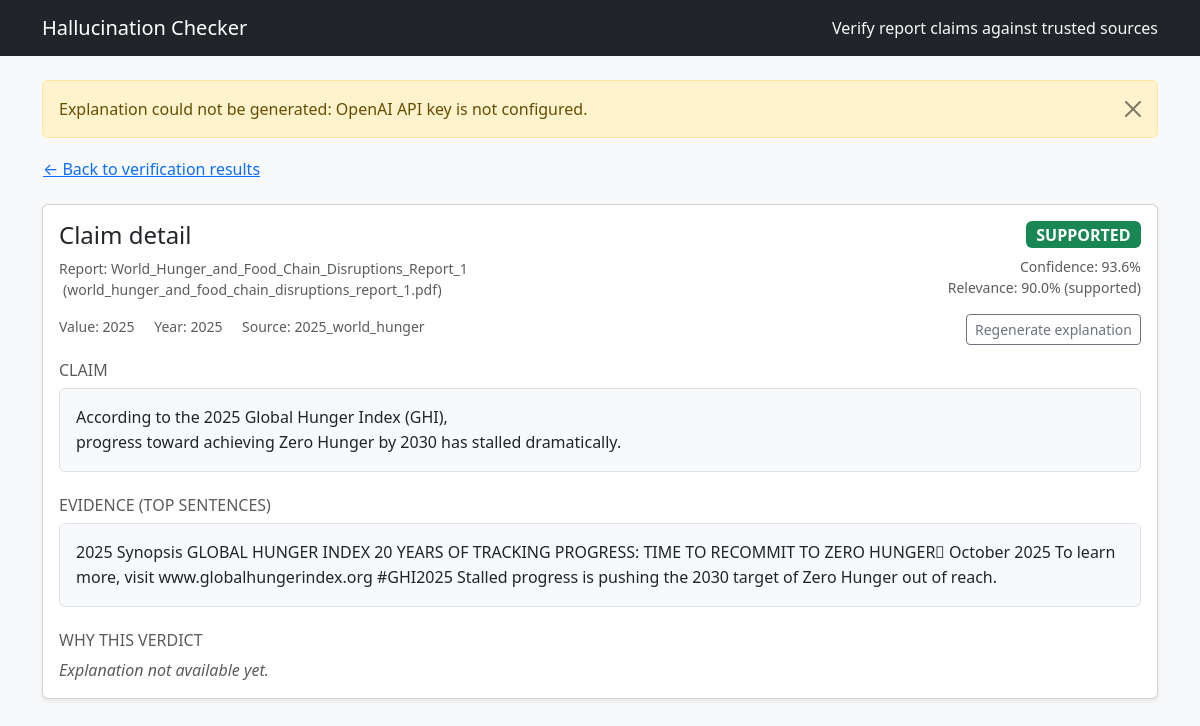
The app's page /claim/2 with its own data.
### src/hallcheck/models.py (models this page shows)
class Base(DeclarativeBase):
    """Declarative base class."""

class Document(Base):
    __tablename__ = "documents"
    id: Mapped[int] = mapped_column(Integer, primary_key=True, autoincrement=True)
    kind: Mapped[DocumentKind] = mapped_column(Enum(DocumentKind), nullable=False)
    path: Mapped[str] = mapped_column(String(512), nullable=False)
    title: Mapped[Optional[str]] = mapped_column(String(256), nullable=True)
    author: Mapped[Optional[str]] = mapped_column(String(256), nullable=True)
    year: Mapped[Optional[int]] = mapped_column(Integer, nullable=True)
    chunks: Mapped[List["Chunk"]] = relationship("Chunk", back_populates="document", cascade="all, delete-orphan")
    claims: Mapped[List["Claim"]] = relationship("Claim", back_populates="document", cascade="all, delete-orphan")

class Claim(Base):
    __tablename__ = "claims"
    id: Mapped[int] = mapped_column(Integer, primary_key=True, autoincrement=True)
    doc_id: Mapped[int] = mapped_column(ForeignKey("documents.id"), nullable=False, index=True)
    sentence: Mapped[str] = mapped_column(Text, nullable=False)
    value: Mapped[Optional[float]] = mapped_column(Float, nullable=True)
    units: Mapped[Optional[str]] = mapped_column(String(64), nullable=True)
    year: Mapped[Optional[int]] = mapped_column(Integer, nullable=True)
    meta: Mapped[Optional[dict]] = mapped_column(JSON, nullable=True)
    document: Mapped[Document] = relationship("Document", back_populates="claims")
    verdicts: Mapped[List["Verdict"]] = relationship("Verdict", back_populates="claim", cascade="all, delete-orphan")

class Verdict(Base):
    __tablename__ = "verdicts"
    id: Mapped[int] = mapped_column(Integer, primary_key=True, autoincrement=True)
    claim_id: Mapped[int] = mapped_column(ForeignKey("claims.id"), nullable=False, index=True)
    status: Mapped[VerdictStatus] = mapped_column(Enum(VerdictStatus), nullable=False)
    confidence: Mapped[float] = mapped_column(Float, nullable=False)
    evidence: Mapped[Optional[dict]] = mapped_column(JSON, nullable=True)
    explanation: Mapped[Optional[str]] = mapped_column(Text, nullable=True)
    claim: Mapped[Claim] = relationship("Claim", back_populates="verdicts")

class Chunk(Base):
    __tablename__ = "chunks"
    id: Mapped[int] = mapped_column(Integer, primary_key=True, autoincrement=True)
    doc_id: Mapped[int] = mapped_column(ForeignKey("documents.id"), nullable=False, index=True)
    start: Mapped[int] = mapped_column(Integer, nullable=False)
    end: Mapped[int] = mapped_column(Integer, nullable=False)
    text: Mapped[str] = mapped_column(Text, nullable=False)
    embedding_dim: Mapped[Optional[int]] = mapped_column(Integer, nullable=True)
    tables: Mapped[Optional[List[dict]]] = mapped_column(JSON, nullable=True)
    document: Mapped[Document] = relationship("Document", back_populates="chunks")

### app.py (the view)
@app.get("/claim/<int:claim_id>")
def claim_detail(claim_id: int):
    try:
        detail = fetch_claim_detail(claim_id)
    except ValueError as exc:
        flash(str(exc), "warning")
        return redirect(url_for("home"))
    except Exception as exc:  # pragma: no cover - defensive handling
        flash(f"Unable to load claim: {exc}", "danger")
        return redirect(url_for("home"))
    if not detail.get("explanation"):
        try:
            detail["explanation"] = get_or_make_explanation(claim_id)
        except Exception as exc:  # pragma: no cover - defensive handling
            flash(f"Explanation could not be generated: {exc}", "warning")
    report_meta = None
    report_doc_id = detail.get("report_doc_id")
    if report_doc_id is not None:
        report_meta = get_report_details(report_doc_id)
    regen_form = RegenerateExplanationForm()
    return render_template("claim_detail.html", detail=detail, report=report_meta, regen_form=regen_form)

### app.py
class RegenerateExplanationForm(FlaskForm):
    submit = SubmitField("Regenerate explanation")

### app.py (called while the page is built)
@app.context_processor
def inject_globals():
    return {"STATUS_BADGES": STATUS_BADGES}

### src/hallcheck/db.py (called while the page is built)
def init_db() -> None:
    from .models import Base  # Imported lazily to avoid circular import
    Base.metadata.create_all(bind=engine)
    _ensure_verdict_explanation_column()
    _ensure_document_author_column()
    _ensure_chunk_tables_column()

@contextmanager
def get_session() -> Iterator[Session]:
    session = SessionLocal()
    try:
        yield session
        session.commit()
    except Exception:
        session.rollback()
        raise
    finally:
        session.close()

def _ensure_verdict_explanation_column() -> None:
    try:
        with engine.begin() as connection:
            inspector = inspect(connection)
            if "verdicts" not in inspector.get_table_names():
                return
            column_names = {col["name"] for col in inspector.get_columns("verdicts")}
            if "explanation" in column_names:
                return
            connection.execute(text("ALTER TABLE verdicts ADD COLUMN explanation TEXT"))
    except Exception:
        pass

def _ensure_document_author_column() -> None:
    try:
        with engine.begin() as connection:
            inspector = inspect(connection)
            if "documents" not in inspector.get_table_names():
                return
            column_names = {col["name"] for col in inspector.get_columns("documents")}
            if "author" in column_names:
                return
            connection.execute(text("ALTER TABLE documents ADD COLUMN author VARCHAR(256)"))
    except Exception:
        pass

def _ensure_chunk_tables_column() -> None:
    try:
        with engine.begin() as connection:
            inspector = inspect(connection)
            if "chunks" not in inspector.get_table_names():
                return
            column_names = {col["name"] for col in inspector.get_columns("chunks")}
            if "tables" in column_names:
                return
            connection.execute(text("ALTER TABLE chunks ADD COLUMN tables JSON"))
    except Exception:
        pass

### src/hallcheck/tables.py (called while the page is built, shortened)
def extract_tables_from_text(text: str) -> List[str]:
    tables: List[str] = []
    return tables

### src/hallcheck/webbridge.py (called while the page is built, shortened)
def get_or_make_explanation(claim_id: int) -> str:
    if not settings.openai_api_key:
        raise RuntimeError("OpenAI API key is not configured.")

### templates/claim_detail.html (shortened to what this page needs)
{% extends "layout.html" %}
{% block content %}
<div class="mb-3">
  {% if detail.report_doc_id %}
    <a href="{{ url_for('results', report_doc_id=detail.report_doc_id) }}#claim-{{ detail.claim_id }}" class="btn btn-link px-0">
      &larr; Back to verification results
    </a>
  {% else %}
    <a href="{{ url_for('home') }}" class="btn btn-link px-0">&larr; Back to dashboard</a>
  {% endif %}
</div>
<div class="card shadow-sm mb-4">
  <div class="card-body">
    <div class="d-flex justify-content-between align-items-start flex-column flex-lg-row gap-4 mb-3">
      <div>
        <h1 class="h4 mb-2">Claim detail</h1>
        {% if report %}
          <div class="small text-muted">
            Report: {{ report.title }}
            {% if report.filename %}
              <span class="ms-1 text-lowercase">({{ report.filename }})</span>
            {% endif %}
          </div>
        {% endif %}
        <div class="small text-muted mt-3">
          {% if detail.value is not none %}
            <span>Value: {{ "{:g}".format(detail.value) }}</span>
          {% endif %}
          {% if detail.year %}
            <span class="ms-3">Year: {{ detail.year }}</span>
          {% endif %}
          {% if detail.source_title %}
            <span class="ms-3">Source: {{ detail.source_title }}</span>
          {% endif %}
        </div>
      </div>
      <div class="text-lg-end w-100 w-lg-auto">
        {% set badge_class = STATUS_BADGES.get(detail.status, 'bg-secondary') %}
        <span class="badge {{ badge_class }} fs-6">{{ detail.status }}</span>
        {% if detail.confidence is not none %}
          <div class="small text-muted mt-2">Confidence: {{ (detail.confidence * 100) | round(1) }}%</div>
        {% endif %}
        {% if detail.rerank_score is not none %}
          <div class="small text-muted">
            Relevance: {{ (detail.rerank_score * 100) | round(1) }}%
            {% if detail.rerank_label %}
              <span class="text-lowercase">({{ detail.rerank_label }})</span>
            {% endif %}
          </div>
        {% endif %}
        <form action="{{ url_for('claim_regen', claim_id=detail.claim_id) }}" method="post" class="mt-3">
          {{ regen_form.submit(class="btn btn-outline-secondary btn-sm") }}
        </form>
      </div>
    </div>
    <section class="mb-4">
      <h2 class="h6 text-uppercase text-muted">Claim</h2>
      <div class="text-block bg-light border rounded p-3">{{ detail.sentence }}</div>
    </section>
    <section class="mb-4">
      <h2 class="h6 text-uppercase text-muted">Evidence (top sentences)</h2>
      {% if detail.evidence_text and not detail.is_table %}
        <div class="text-block bg-light border rounded p-3">{{ detail.evidence_text }}</div>
      {% elif not detail.evidence_tables %}
        <p class="text-muted fst-italic mb-0">No evidence snippet recorded for this claim.</p>
      {% endif %}
    </section>
    <section>
      <h2 class="h6 text-uppercase text-muted">Why this verdict</h2>
      {% if detail.explanation %}
        <div class="text-block">{{ detail.explanation }}</div>
      {% else %}
        <p class="text-muted fst-italic mb-0">Explanation not available yet.</p>
      {% endif %}
    </section>
  </div>
</div>
{% endblock %}

### static/styles.css (style rules this page uses)
body { background-color: #f8f9fa; }
.text-block { white-space: pre-wrap; font-family: inherit; line-height: 1.55; }

### records on screen
Document: title "World_Hunger_and_Food_Chain_Disruptions_Report_1"
Claim: value "2025", year "2025", sentence "According to the 2025 Global Hunger Index (GHI), progress toward achieving Zero Hunger by 2030 has stalled dramatically."
Document: source_title "2025_world_hunger"
Verdict: status "SUPPORTED", (detail.confidence*100)|round(1) "93.6", rerank_label "supported"
Chunk: evidence_text "2025 Synopsis GLOBAL HUNGER INDEX 20 YEARS OF TRACKING PROGRESS: TIME TO RECOMMIT TO ZERO HUNGER\b October 2025 To learn more, visit www.globalhungerindex.org #GHI2025 Stalled progress is pushing the 2030 target of Zero Hunger out of reach."

### other values on screen
{{ message }} "Explanation could not be generated: OpenAI API key is not configured."
{{ report.filename }} "world_hunger_and_food_chain_disruptions_report_1.pdf"
{{ (detail.rerank_score * 100) | round(1) }} "90.0"
